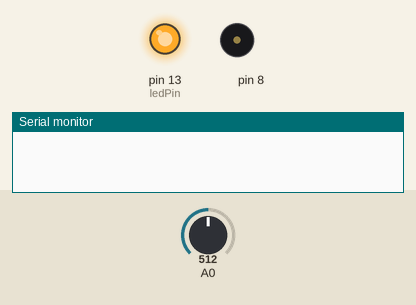
Recording of a sketch running on a simulated Arduino Uno, built with avr-gcc and run on an emulated ATmega328P. Parts: output pins drawn as LEDs (lit = HIGH), buzzer (waves = sounding), the last lines printed to the serial monitor. The test bench sets the inputs (shaded band); at power-on: A0 = 512.

Above: at 0.1 s.
At 5.1 s:
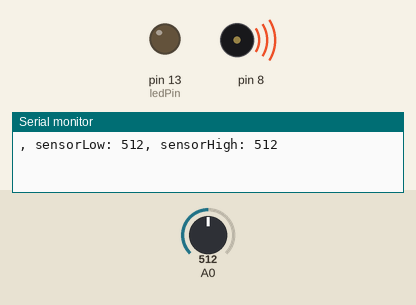
Timing chart, 0 to 6.6 s (numbered marks = the images above):
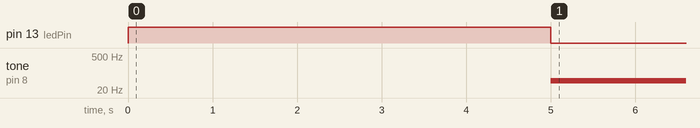

The sketch:

prj6.ino
```cpp
// Project 6

int sensorValue;
int sensorLow = 1023;
int sensorHigh = 0;

const int ledPin = 13;

void setup() {
  pinMode(ledPin, OUTPUT);
  digitalWrite(ledPin, HIGH);

  while (millis() < 5000) {
    sensorValue = analogRead(A0);
    if (sensorValue > sensorHigh) {
      sensorHigh = sensorValue;
    }
    if (sensorValue < sensorLow) {
      sensorLow = sensorValue;
    }
  }
  Serial.begin(9600);
  Serial.print(", sensorLow: ");
  Serial.print(sensorLow);
  Serial.print(", sensorHigh: ");
  Serial.println(sensorHigh);

  digitalWrite(ledPin, LOW);
}

void loop() {
  sensorValue = analogRead(A0);
  int pitch = map(sensorValue, sensorLow, sensorHigh, 50, 4000);
  tone(8, pitch, 20);
  delay(10);
}
```

Measured:
- by itself, tone on pin 8: silent → 49 Hz at 5.0 s
